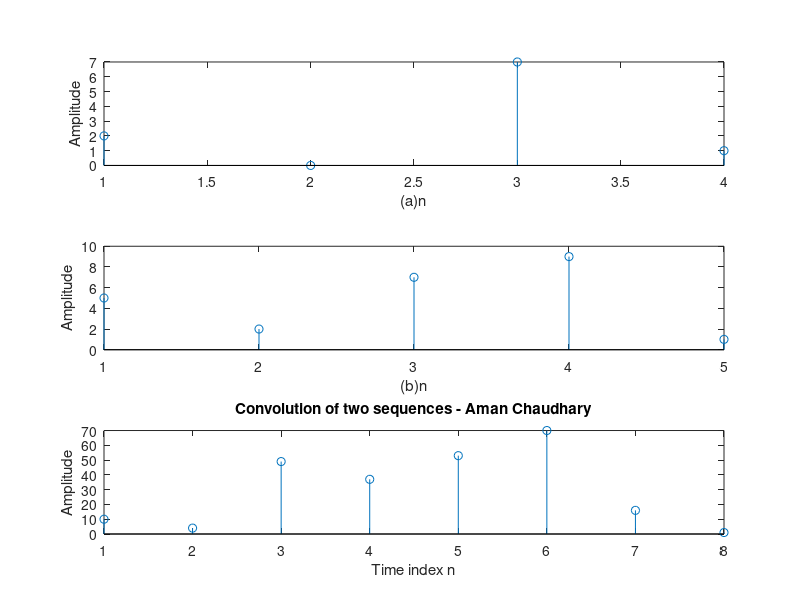

Write the MATLAB code that produced this figure.
clc;
clear all;
clf;
a=[2,0,7,1];
b=[5,2,7,9,1];
c=conv(a,b);
%N=leng,th(c)-1;
%n=0: 1 :N;
figure;
subplot(3,1,1);
stem(a);
ylabel('Amplitude');
xlabel( '(a)n');
subplot(3, 1 ,2);
stem(b)
ylabel('Amplitude');
xlabel('(b)n');
disp('Out sequence=');
subplot(3,1,3);
stem(c)
xlabel('Time index n');
ylabel('Amplitude');
title('Convolution of two sequences - Aman Chaudhary')
